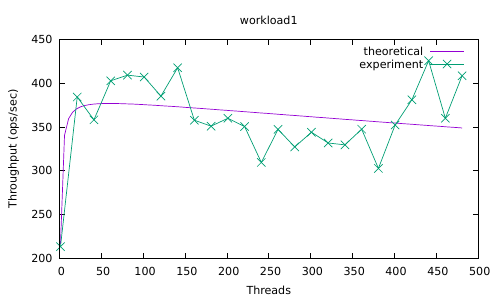

The gnuplot source for this figure:
set terminal pdf
set output './workloads/workload1/workload1.pdf'
set xlabel 'Threads'
set ylabel 'Throughput (ops/sec)'
set title 'workload1'
lambda = 215.9828607149
delta = 0.5584402585
kappa = 0.0001247325
usl(x) = (lambda*x)/(1 + delta*(x-1) + kappa*x*(x-1))
plot usl(x) title 'theoretical', './workloads/workload1/results.dat' using ($1):($2) title 'experiment' with linespoints